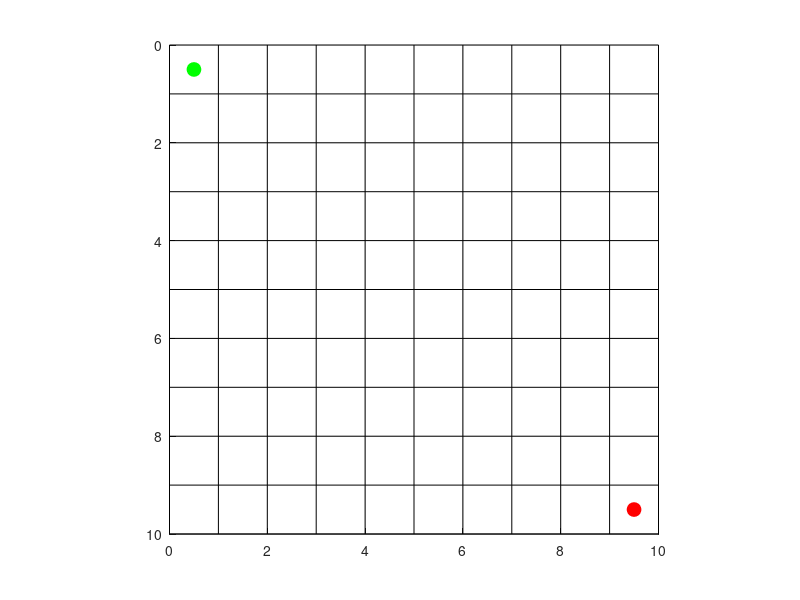

Source code (MATLAB): (Note: this script raises an error after producing the figure.)
clc; clear; close all;

% Grid size
gridSize = [10, 10];

% Start and Goal
startPos = [1, 1];
goalPos = [10, 10];

% Initialize map (0 = free, 1 = obstacle)
map = zeros(gridSize);

% Visualization Setup
figure('Name', 'Robot Path Planning Simulator', 'NumberTitle', 'off');
axis equal;
xlim([0 gridSize(2)]);
ylim([0 gridSize(1)]);
set(gca, 'YDir', 'reverse');
grid on;
hold on;

% Draw grid
for x = 0:gridSize(2)
    plot([x x], [0 gridSize(1)], 'k');
end
for y = 0:gridSize(1)
    plot([0 gridSize(2)], [y y], 'k');
end

% Draw Start and Goal
plot(startPos(2)-0.5, startPos(1)-0.5, 'go', 'MarkerSize', 10, 'MarkerFaceColor', 'g');
plot(goalPos(2)-0.5, goalPos(1)-0.5, 'ro', 'MarkerSize', 10, 'MarkerFaceColor', 'r');

% Allow user to place initial obstacles
disp('Click to place obstacles. Press Enter when done.');
obstacleHandles = [];
while true
    [x, y] = ginput(1);
    if isempty(x)
        break;
    end
    col = ceil(x); row = ceil(y);
    if row <= gridSize(1) && col <= gridSize(2)
        if map(row, col) == 0
            map(row, col) = 1;
            h = fill([col-1 col col col-1], [row-1 row-1 row row], 'k');
            obstacleHandles = [obstacleHandles; h];
        end
    end
end

% Run A* pathfinding
[path, pathFound] = a_star(startPos, goalPos, map);
if ~pathFound
    error('No path found!');
end

% Plot initial path
pathLine = plot(path(:,2)-0.5, path(:,1)-0.5, 'b-', 'LineWidth', 2);
robot = plot(startPos(2)-0.5, startPos(1)-0.5, 'bo', 'MarkerSize', 10, 'MarkerFaceColor', 'b');

% Robot movement and real-time obstacle placement
i = 2;
while i <= size(path, 1)
    current = path(i, :);

    % Allow user to click to place obstacle in real time
    if waitforbuttonpress
        cp = get(gca, 'CurrentPoint');
        col = ceil(cp(1,1)); row = ceil(cp(1,2));
        if row >= 1 && row <= gridSize(1) && col >= 1 && col <= gridSize(2)
            if map(row, col) == 0
                map(row, col) = 1;
                h = fill([col-1 col col col-1], [row-1 row-1 row row], 'k');
                obstacleHandles = [obstacleHandles; h];
            end
        end
    end

    % Check if next cell is blocked
    if map(current(1), current(2)) == 1
        disp('⚠️ Obstacle encountered! Recalculating...');
        [path, pathFound] = a_star(path(i-1,:), goalPos, map);
        if ~pathFound
            error('No alternative path found!');
        end
        delete(pathLine);
        pathLine = plot(path(:,2)-0.5, path(:,1)-0.5, 'b--', 'LineWidth', 2);
        i = 2; % restart movement from new position
        continue;
    end

    % Move robot
    robot.XData = current(2)-0.5;
    robot.YData = current(1)-0.5;
    pause(0.3); % Control speed
    i = i + 1;
end

disp('🎯 Goal reached!');

%% --- A* Pathfinding ---
function [path, found] = a_star(start, goal, map)
    directions = [0 1; 1 0; 0 -1; -1 0];
    [rows, cols] = size(map);

    cameFrom = containers.Map;
    gScore = inf(rows, cols);
    fScore = inf(rows, cols);

    gScore(start(1), start(2)) = 0;
    fScore(start(1), start(2)) = heuristic(start, goal);

    openSet = [start];

    while ~isempty(openSet)
        current = openSet(1, :);
        minF = fScore(current(1), current(2));
        for i = 2:size(openSet,1)
            if fScore(openSet(i,1), openSet(i,2)) < minF
                current = openSet(i,:);
                minF = fScore(current(1), current(2));
            end
        end

        if all(current == goal)
            path = reconstruct_path(cameFrom, current);
            found = true;
            return;
        end

        openSet = setdiff(openSet, current, 'rows');

        for d = 1:4
            neighbor = current + directions(d,:);
            if any(neighbor < 1) || neighbor(1) > rows || neighbor(2) > cols
                continue;
            end
            if map(neighbor(1), neighbor(2)) == 1
                continue;
            end

            tentative_gScore = gScore(current(1), current(2)) + 1;

            if tentative_gScore < gScore(neighbor(1), neighbor(2))
                key = sprintf('%d,%d', neighbor(1), neighbor(2));
                cameFrom(key) = current;
                gScore(neighbor(1), neighbor(2)) = tentative_gScore;
                fScore(neighbor(1), neighbor(2)) = tentative_gScore + heuristic(neighbor, goal);
                if ~ismember(neighbor, openSet, 'rows')
                    openSet = [openSet; neighbor];
                end
            end
        end
    end

    path = [];
    found = false;
end

function h = heuristic(a, b)
    h = abs(a(1) - b(1)) + abs(a(2) - b(2));
end

function path = reconstruct_path(cameFrom, current)
    path = current;
    while true
        key = sprintf('%d,%d', current(1), current(2));
        if ~isKey(cameFrom, key)
            break;
        end
        current = cameFrom(key);
        path = [current; path];
    end
end
